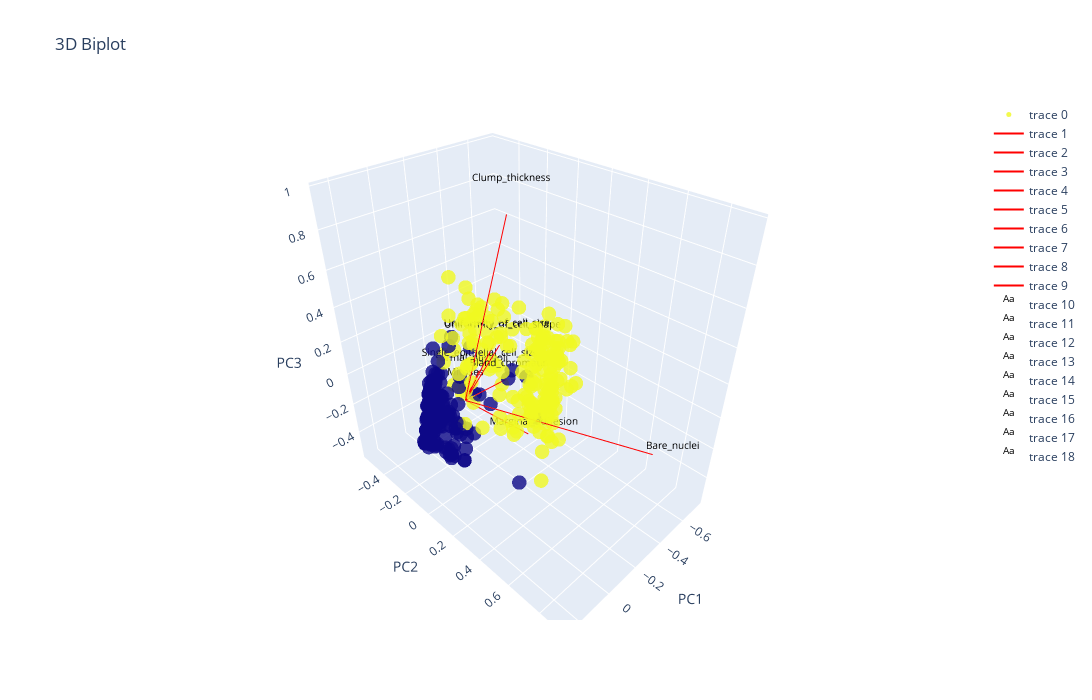

The notebook cell this image was saved under:
### Markdown cell above
**2.6 3D Biplot**

Lorem epsom Lorem epsom Lorem epsom Lorem epsom Lorem epsom Lorem epsom Lorem epsom Lorem epsom Lorem epsom Lorem epsom Lorem epsom Lorem epsom Lorem epsom Lorem epsom Lorem epsom Lorem epsom Lorem epsom Lorem epsom Lorem epsom Lorem epsom Lorem epsom Lorem epsom Lorem epsom Lorem epsom Lorem epsom Lorem epsom Lorem epsom Lorem epsom Lorem epsom Lorem epsom Lorem epsom Lorem epsom Lorem epsom Lorem epsom Lorem epsom Lorem epsom Lorem epsom Lorem epsom Lorem epsom Lorem epsom Lorem epsom Lorem epsom Lorem epsom Lorem epsom Lorem epsom Lorem epsom Lorem epsom Lorem epsom

### Code cell
pca.biplot_3D(X_train, y_train, PC=(0,1,2), width=1200, height=700)

### Figure 1 — Plotly figure (JSON) as saved in the notebook; plotly's stock layout.template omitted (floating-point values rounded to 4 significant figures; data arrays with more than 128 entries replaced by an {"elided": "..."} marker saying what was removed)
{"data": [{"marker": {"color": {"elided": "524 int values"}, "opacity": 0.8, "size": 5}, "mode": "markers", "x": {"elided": "524 float values"}, "y": {"elided": "524 float values"}, "z": {"elided": "524 float values"}, "type": "scatter3d"}, {"line": {"color": "red"}, "mode": "lines", "x": [0, -0.2904], "y": [0, 0.009667], "z": [0, 0.8794], "type": "scatter3d"}, {"line": {"color": "red"}, "mode": "lines", "x": [0, -0.4096], "y": [0, -0.2346], "z": [0, 0.03105], "type": "scatter3d"}, {"line": {"color": "red"}, "mode": "lines", "x": [0, -0.3947], "y": [0, -0.1746], "z": [0, 0.0574], "type": "scatter3d"}, {"line": {"color": "red"}, "mode": "lines", "x": [0, -0.345], "y": [0, 0.0938], "z": [0, -0.3804], "type": "scatter3d"}, {"line": {"color": "red"}, "mode": "lines", "x": [0, -0.2469], "y": [0, -0.1821], "z": [0, -0.04263], "type": "scatter3d"}, {"line": {"color": "red"}, "mode": "lines", "x": [0, -0.4226], "y": [0, 0.8262], "z": [0, -0.09125], "type": "scatter3d"}, {"line": {"color": "red"}, "mode": "lines", "x": [0, -0.2919], "y": [0, -0.02327], "z": [0, -0.04066], "type": "scatter3d"}, {"line": {"color": "red"}, "mode": "lines", "x": [0, -0.3656], "y": [0, -0.41], "z": [0, -0.2494], "type": "scatter3d"}, {"line": {"color": "red"}, "mode": "lines", "x": [0, -0.1212], "y": [0, -0.1458], "z": [0, -0.06097], "type": "scatter3d"}, {"mode": "text", "text": ["Clump_thickness"], "textfont": {"color": "black", "size": 10}, "x": [-0.3195], "y": [0.01063], "z": [0.9673], "type": "scatter3d"}, {"mode": "text", "text": ["Uniformity_of_cell_size"], "textfont": {"color": "black", "size": 10}, "x": [-0.4505], "y": [-0.258], "z": [0.03416], "type": "scatter3d"}, {"mode": "text", "text": ["Uniformity_of_cell_shape"], "textfont": {"color": "black", "size": 10}, "x": [-0.4341], "y": [-0.192], "z": [0.06314], "type": "scatter3d"}, {"mode": "text", "text": ["Marginal_adhesion"], "textfont": {"color": "black", "size": 10}, "x": [-0.3795], "y": [0.1032], "z": [-0.4184], "type": "scatter3d"}, {"mode": "text", "text": ["Single_epithelial_cell_size"], "textfont": {"color": "black", "size": 10}, "x": [-0.2716], "y": [-0.2003], "z": [-0.0469], "type": "scatter3d"}, {"mode": "text", "text": ["Bare_nuclei"], "textfont": {"color": "black", "size": 10}, "x": [-0.4648], "y": [0.9088], "z": [-0.1004], "type": "scatter3d"}, {"mode": "text", "text": ["Bland_chromatin"], "textfont": {"color": "black", "size": 10}, "x": [-0.3211], "y": [-0.0256], "z": [-0.04473], "type": "scatter3d"}, {"mode": "text", "text": ["Normal_nucleoli"], "textfont": {"color": "black", "size": 10}, "x": [-0.4022], "y": [-0.451], "z": [-0.2744], "type": "scatter3d"}, {"mode": "text", "text": ["Mitoses"], "textfont": {"color": "black", "size": 10}, "x": [-0.1334], "y": [-0.1603], "z": [-0.06707], "type": "scatter3d"}], "layout": {"height": 700, "scene": {"xaxis": {"title": {"text": "PC1"}}, "yaxis": {"title": {"text": "PC2"}}, "zaxis": {"title": {"text": "PC3"}}}, "title": {"text": "3D Biplot"}, "width": 1200}}
